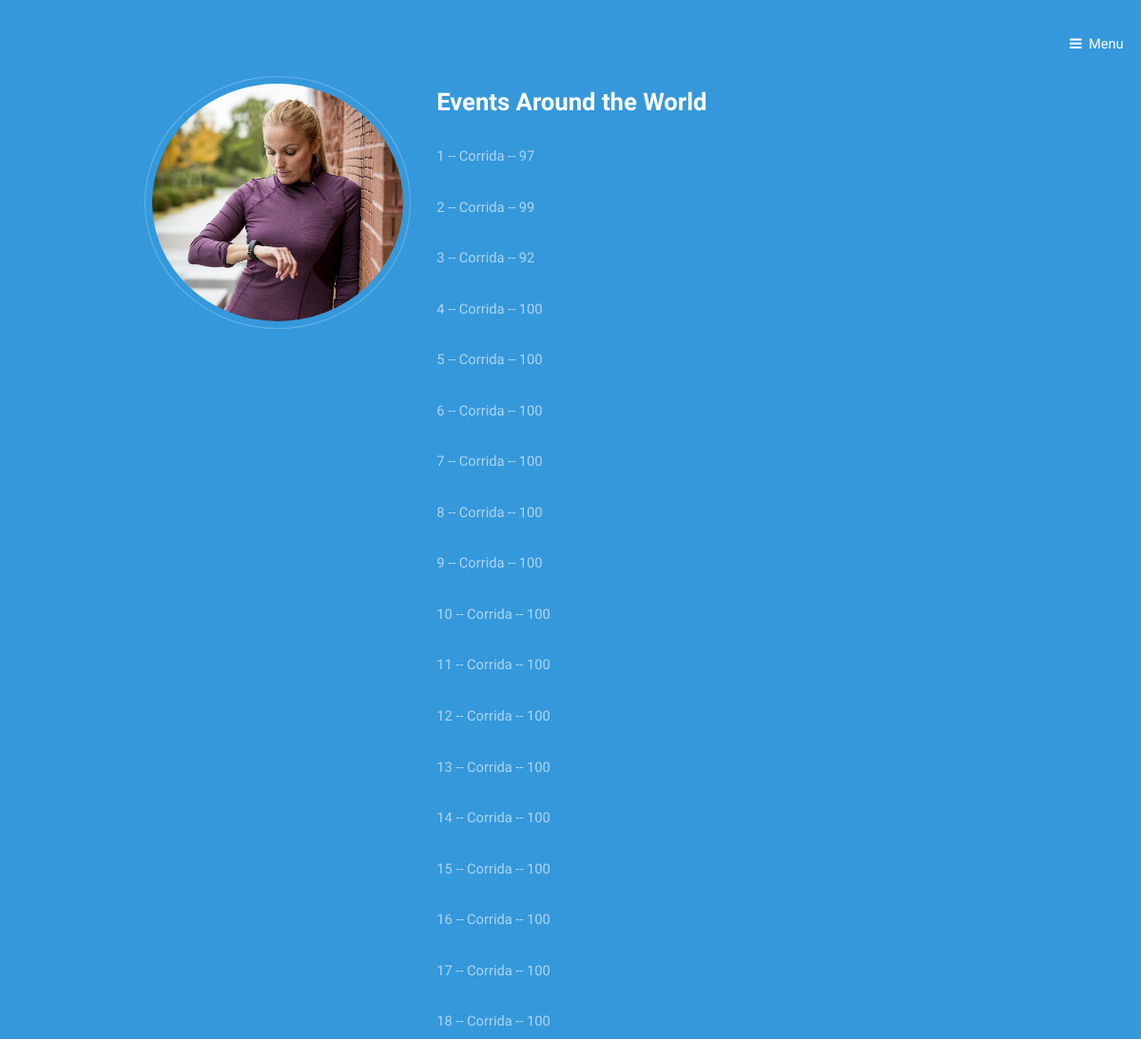
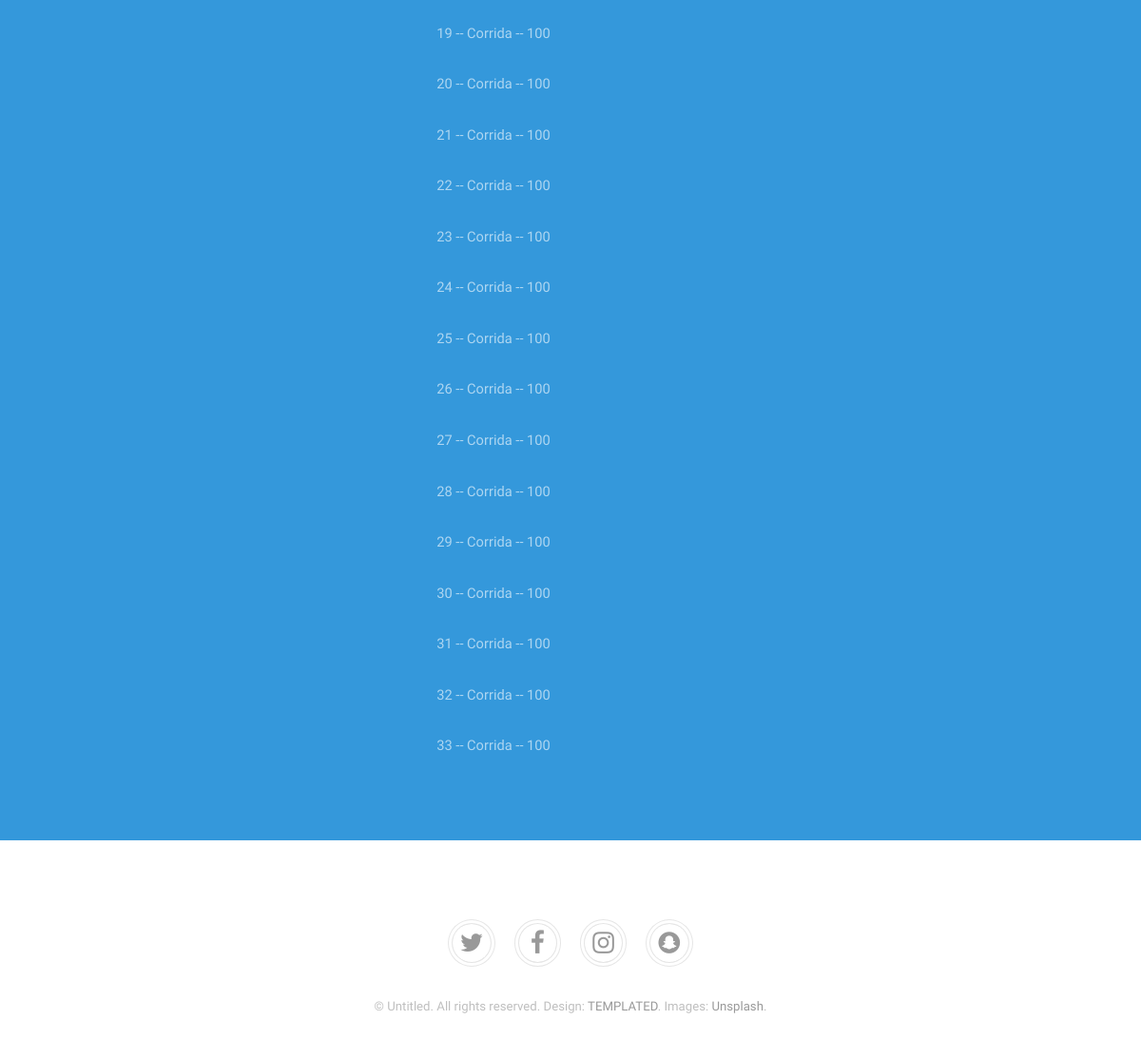
/events (signed in), run on the app's committed database (2 pictures, top to bottom).
### tables this page shows
CREATE TABLE eventsData (
	id INTEGER PRIMARY KEY AUTOINCREMENT,
	tipo_evento text NOT NULL,
	limite int NOT NULL,
	timest TEXT UNIQUE NOT NULL,
	latitude TEXT NOT NULL,
	longitude TEXT NOT NULL
);

### flaskr/__init__.py (the view, shortened to what this page needs)
    @app.route('/events', methods=['GET', 'POST'])
    def events():
        database = db.get_db()
        data = database.execute('SELECT * FROM eventsData').fetchall()
        return render_template('events.html', get_Events=data)

### flaskr/db.py (called while the page is built)
def get_db():
    if 'db' not in g:
        g.db = sqlite3.connect(
            current_app.config['DATABASE'],
            detect_types=sqlite3.PARSE_DECLTYPES
        )
        g.db.row_factory = sqlite3.Row
    return g.db

### flaskr/templates/events.html (shortened to what this page needs)
<!DOCTYPE HTML>
<html>
	<head>
		<link rel="stylesheet" href="{{ url_for('static', filename='assets/css/main.css') }}" />
	</head>
	<body>
		<header id="header" class="alt">
			<a href="#menu">Menu</a>
		</header>
		<div id="main">
				<section class="wrapper style2">
					<div class="inner">
							<div class="flex flex-2">
								<div class="col col1">
									<div class="image round fit">
										<a href="generic.html" class="link"><img src="{{ url_for('static', filename='images/pic01.jpg') }}" alt="" /></a>
									</div>
								</div>
								<div class="col col2">
									<h3>Events Around the World</h3>
									{% for message in get_Events %}
									<p>
										{{ message[0] }} -- {{ message[1] }} -- {{ message[2] }}
									</p>
									{% endfor %}
								</div>
							</div>
					</div>
				</section>
		</div>
		<footer id="footer">
			<div class="copyright">
				<ul class="icons">
					<li><a href="#" class="icon fa-twitter"><span class="label">Twitter</span></a></li>
					<li><a href="#" class="icon fa-facebook"><span class="label">Facebook</span></a></li>
					<li><a href="#" class="icon fa-instagram"><span class="label">Instagram</span></a></li>
					<li><a href="#" class="icon fa-snapchat"><span class="label">Snapchat</span></a></li>
				</ul>
				<p>&copy; Untitled. All rights reserved. Design: <a href="https://templated.co">TEMPLATED</a>. Images: <a href="https://unsplash.com">Unsplash</a>.</p>
			</div>
		</footer>
	</body>
</html>

### data on the page
eventsData: id "1", tipo_evento "Corrida", limite "97"
eventsData: id "2", tipo_evento "Corrida", limite "99"
eventsData: id "3", tipo_evento "Corrida", limite "92"
eventsData: id "4", tipo_evento "Corrida", limite "100"
eventsData: id "5", tipo_evento "Corrida", limite "100"
eventsData: id "6", tipo_evento "Corrida", limite "100"
eventsData: id "7", tipo_evento "Corrida", limite "100"
eventsData: id "8", tipo_evento "Corrida", limite "100"
eventsData: id "9", tipo_evento "Corrida", limite "100"
eventsData: id "10", tipo_evento "Corrida", limite "100"
eventsData: id "11", tipo_evento "Corrida", limite "100"
eventsData: id "12", tipo_evento "Corrida", limite "100"
eventsData: id "13", tipo_evento "Corrida", limite "100"
eventsData: id "14", tipo_evento "Corrida", limite "100"
eventsData: id "15", tipo_evento "Corrida", limite "100"
eventsData: id "16", tipo_evento "Corrida", limite "100"
eventsData: id "17", tipo_evento "Corrida", limite "100"
eventsData: id "18", tipo_evento "Corrida", limite "100"
eventsData: id "19", tipo_evento "Corrida", limite "100"
eventsData: id "20", tipo_evento "Corrida", limite "100"
eventsData: id "21", tipo_evento "Corrida", limite "100"
eventsData: id "22", tipo_evento "Corrida", limite "100"
eventsData: id "23", tipo_evento "Corrida", limite "100"
eventsData: id "24", tipo_evento "Corrida", limite "100"
eventsData: id "25", tipo_evento "Corrida", limite "100"
eventsData: id "26", tipo_evento "Corrida", limite "100"
eventsData: id "27", tipo_evento "Corrida", limite "100"
eventsData: id "28", tipo_evento "Corrida", limite "100"
eventsData: id "29", tipo_evento "Corrida", limite "100"
eventsData: id "30", tipo_evento "Corrida", limite "100"
eventsData: id "31", tipo_evento "Corrida", limite "100"
eventsData: id "32", tipo_evento "Corrida", limite "100"
eventsData: id "33", tipo_evento "Corrida", limite "100"
